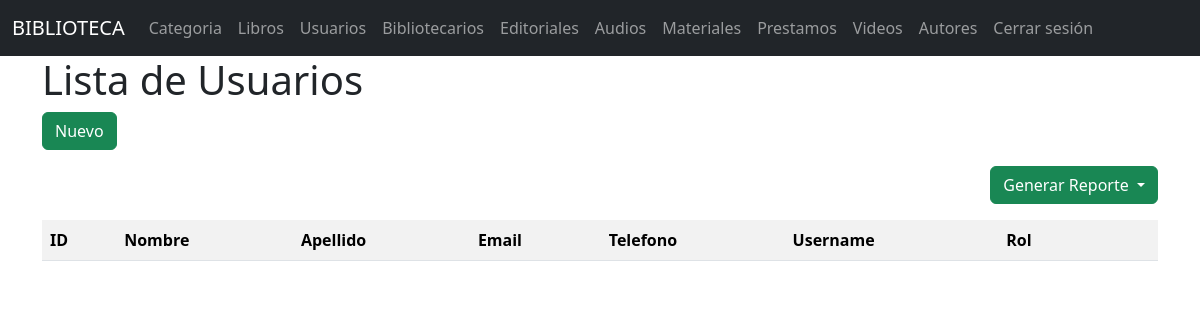
/usuarios/, run on an earlier commit of the app's database.
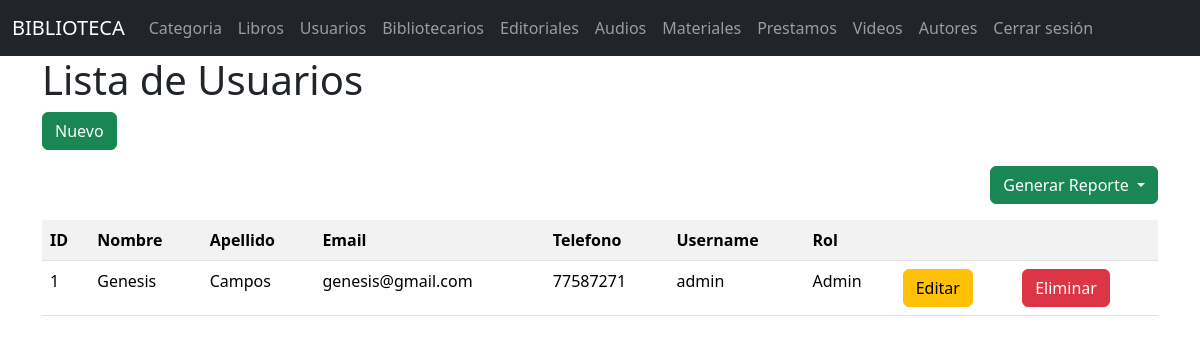
And on a later commit of the database.
### models/usuario_model.py (models this page shows, shortened)
class Usuario(db.Model):
    __tablename__ = "usuarios"
    id = db.Column(db.Integer,primary_key=True)
    nombre = db.Column(db.String(80),nullable=False)
    apellido = db.Column(db.String(80),nullable=False)
    email = db.Column(db.String(120),nullable=False)
    telefono = db.Column(db.String(20),nullable=False)
    username = db.Column(db.String(20),nullable=False)
    password = db.Column(db.String,nullable=False)
    tipo = db.Column(db.String(20),nullable=False)
    @staticmethod #no depende de la clase
    def get_all():
        return Usuario.query.all()

### controllers/usuario_controllers.py (the view)
@usuario_bp.route("/")
def index():
    usuarios = Usuario.get_all()
    return usuario_view.list(usuarios)

### views/usuario_view.py (called while the page is built)
def list(usuarios):
    return render_template('usuarios/index.html', usuarios=usuarios)

### templates/usuarios/index.html (shortened to what this page needs)
{% extends 'base.html' %}
{% block content %}
<h1>Lista de Usuarios</h1>
<a href="{{url_for('usuario.create')}}" class="btn btn-success mb-3">Nuevo</a>
<div class="mb-3 text-end">
    <div class="btn-group">
        <button class="btn btn-success dropdown-toggle" data-bs-toggle="dropdown" aria-expanded="false">
            Generar Reporte
        </button>
    </div>
</div>
<table class="table table-striped">
    <tr>
        <th>ID</th>
        <th>Nombre</th>
        <th>Apellido</th>
        <th>Email</th>
        <th>Telefono</th>
        <th>Username</th>
        <th>Rol</th>
        <th></th>
        <th></th>
    </tr>
    {% for item in usuarios %}
    <tr>
        <td>{{item.id}}</td>
        <td>{{item.nombre}}</td>
        <td>{{item.apellido}}</td>
        <td>{{item.email}}</td>
        <td>{{item.telefono}}</td>
        <td>{{item.username}}</td>
        <td>{{item.tipo}}</td>
        <td>
            <a href="{{url_for('usuario.edit',id=item.id)}}" class="btn btn-warning">Editar</a>
        </td>
        <td>
            <a href="{{url_for('usuario.delete',id=item.id)}}" class="btn btn-danger">Eliminar</a>
        </td>
    </tr>
    {% endfor %}
</table>
{% endblock %}

### templates/base.html (shortened to what this page needs)
<!doctype html>
<html lang="es">
<head>
    <link href="https://cdn.jsdelivr.net/npm/bootstrap@5.3.6/dist/css/bootstrap.min.css" rel="stylesheet">
</head>
<body>
    <nav class="navbar navbar-expand-lg navbar-dark bg-dark">
        <div class="container-fluid">
          <a class="navbar-brand" href="#">BIBLIOTECA</a>
          <div class="collapse navbar-collapse" id="navbarNav">
            <ul class="navbar-nav">
              <li class="nav-item">
                <a class="nav-link" aria-current="page" href="/categorias/">Categoria</a>
              </li>
              <li class="nav-item">
                <a class="nav-link" href="/libros/">Libros</a>
              </li>
              <li class="nav-item">
                <a class="nav-link" href="/usuarios/">Usuarios</a>
              </li>
              <li class="nav-item">
                <a class="nav-link" href="/bibliotecarios/">Bibliotecarios</a>
              </li>
              <li class="nav-item">
                <a class="nav-link" href="/editoriales/">Editoriales</a>
              </li>
              <li class="nav-item">
                <a class="nav-link" href="/audios/">Audios</a>
              </li>
              <li class="nav-item">
                <a class="nav-link" href="/materiales/">Materiales</a>
              </li>
              <li class="nav-item">
                <a class="nav-link" href="/prestamos/">Prestamos</a>
              </li>
              <li class="nav-item">
                <a class="nav-link" href="/videos/">Videos</a>
              </li>
              <li class="nav-item">
                <a class="nav-link" href="/autores/">Autores</a>
              </li>
              <li class="nav-item"><a class="nav-link" href="{{ url_for('auth.logout') }}">Cerrar sesión</a></li>
            </ul>
          </div>
        </div>
      </nav>
    <div class="container">
        {% block content %}
        {% endblock %}
    </div>
</body>
</html>

What changed in the data, as far as the page shows it:
added Usuario: id "1", nombre "Genesis", apellido "Campos", email "genesis@gmail.com", telefono "77587271", username "admin", tipo "Admin"
